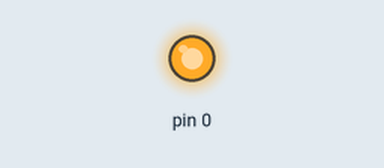
Recording of a sketch running on a simulated Arduino Uno, built with avr-gcc and run on an emulated ATmega328P. Parts: output pins drawn as LEDs (lit = HIGH).

Above: at 1.0 s.
At 5.5 s:
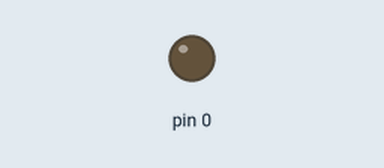
Timing chart, 0 to 6.9 s (numbered marks = the images above):
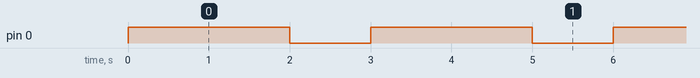

Measured:
- by itself, pin 0: alternates HIGH for 2.0 s and LOW for 1.0 s

The sketch:

Huzzah_Blink_Test.ino
```cpp
void setup() {
  pinMode(0, OUTPUT);
}

void loop() {
  digitalWrite(0, HIGH);
  delay(2000);
  digitalWrite(0, LOW);
  delay(1000);
}
```
